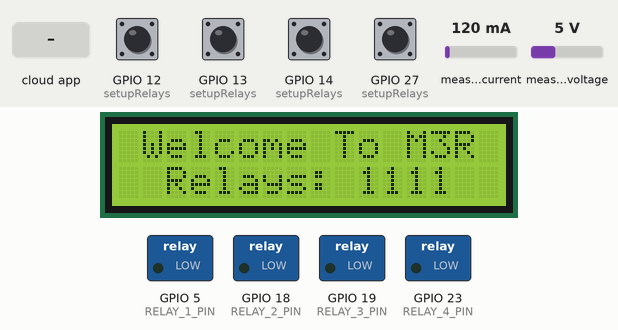
The sketch below on a simulated ESP32. On the bench: 16×2 character LCD, switched loads named in the sketch (green lamp = pin HIGH). Inputs (shaded band) come from the test bench; at power-on: GPIO 12 (setupRelays), GPIO 13 (setupRelays), GPIO 14 (setupRelays), GPIO 27 (setupRelays) HIGH, measured current 120 mA, measured voltage 5 V. WiFi joins after 1.5 s; servers stay silent unless stated; the Firebase database answers and starts empty; what the sketch prints to the serial monitor is not drawn.

Above: at 2.7 s.
2.8 s: the phone or cloud app sets node1 to 1
At 7.4 s:
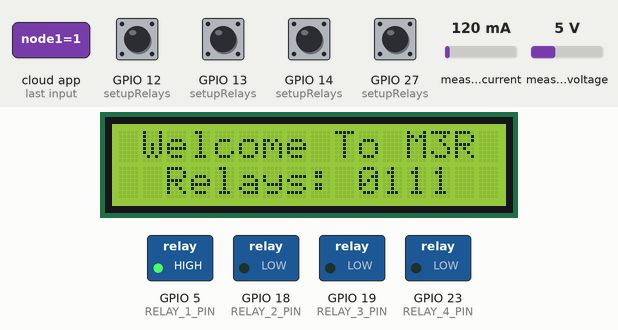
8.5 s: the phone or cloud app sets node2 to 1
At 13.3 s:
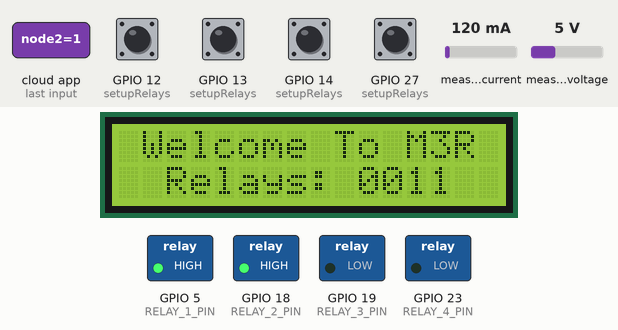
13.9 s: the phone or cloud app sets node3 to 1
At 19.0 s:
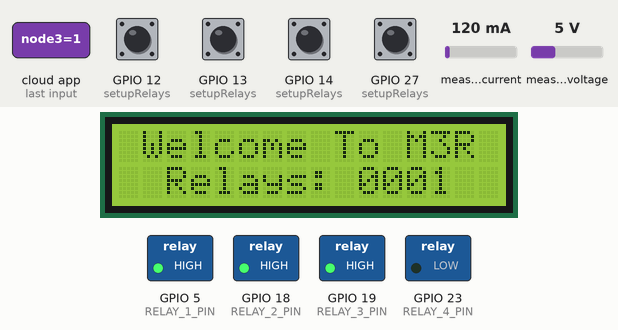
19.3 s: the phone or cloud app sets node4 to 1
At 23.8 s:
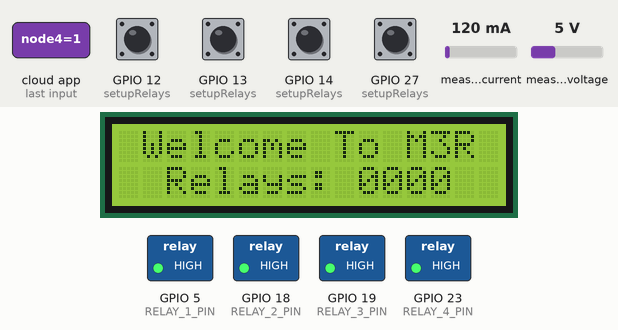
24.7 s: the phone or cloud app sets node1 to 0
At 29.7 s:
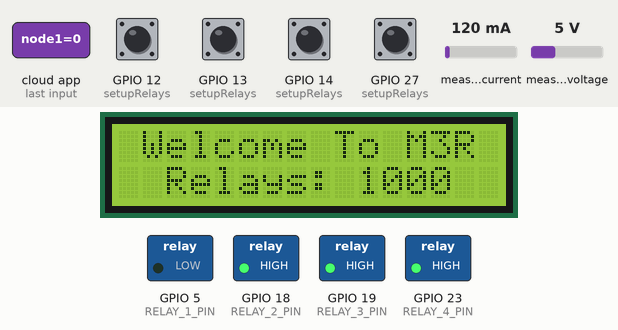
30.1 s: the phone or cloud app sets node2 to 0
At 63.8 s:
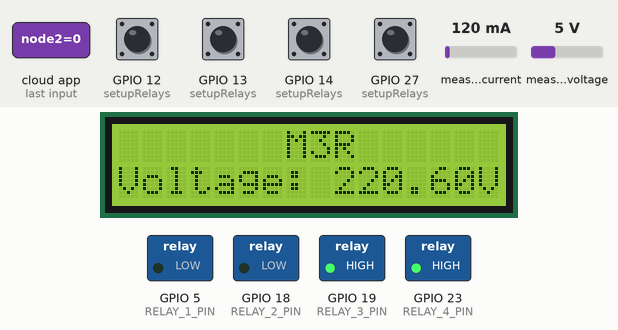
Timing chart, 0 to 65.3 s (numbered marks = the images above; inputs shaded):
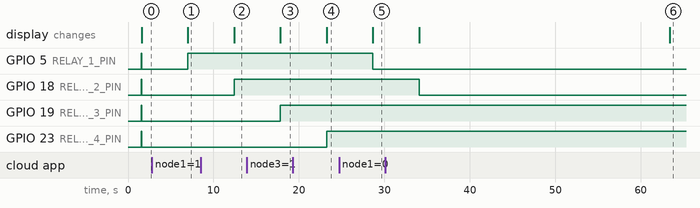

Measured:
- after the input at 2.8 s, GPIO 5 (RELAY_1_PIN): LOW → HIGH after 4.2 s; the display: changes after 4.2 s (image 1)
- after the input at 8.5 s, GPIO 18 (RELAY_2_PIN): LOW → HIGH after 3.9 s; the display: changes after 3.9 s (image 2)
- after the input at 13.9 s, GPIO 19 (RELAY_3_PIN): LOW → HIGH after 3.9 s; the display: changes after 3.9 s (image 3)
- after the input at 19.3 s, GPIO 23 (RELAY_4_PIN): LOW → HIGH after 3.9 s; the display: changes after 4.0 s (image 4)
- after the input at 24.7 s, GPIO 5 (RELAY_1_PIN): HIGH → LOW after 4.0 s; the display: changes after 4.0 s (image 5)
- after the input at 30.1 s, GPIO 18 (RELAY_2_PIN): HIGH → LOW after 4.0 s

The sketch:

lcd.ino
```cpp
#include <Wire.h>
#include <LiquidCrystal_I2C.h>
#include <WiFiManager.h>         // Include the WiFiManager library
#include "EmonLib.h"
#include <Firebase_ESP_Client.h>

//Provide the token generation process info.
#include "addons/TokenHelper.h"
//Provide the RTDB payload printing info and other helper functions.
#include "addons/RTDBHelper.h"

EnergyMonitor emon;
float voltage;
float current;
float power;
float kWh = 0;
unsigned long lastmillis = 0;
unsigned long sendDataPrevMillis = 0;
unsigned long lastPrintMillis = 0;

#define RELAY_1_PIN 5 //23
#define RELAY_2_PIN 18 //22
#define RELAY_3_PIN 19 //21
#define RELAY_4_PIN  23 //19

int node1 = 0; // Variable for controlling Relay 1
int node2 = 0; // Variable for controlling Relay 2
int node3 = 0; // Variable for controlling Relay 3
int node4 = 0; // Variable for controlling Relay 4

int n1 = 0; // Variable for controlling Relay 1
int n2 = 0; // Variable for controlling Relay 2
int n3 = 0; // Variable for controlling Relay 3
int n4 = 0; // Variable for controlling Relay 4

bool appNode1;
bool appNode2;
bool appNode3;
bool appNode4;

// Insert Firebase project API Key
#define API_KEY "AIzaSyDi8dAWUfuQtmzZf9Q8YZzIJBi3bWBeEmQ"

// Insert RTDB URLefine the RTDB URL */
#define DATABASE_URL "m3r-project-default-rtdb.asia-southeast1.firebasedatabase.app"

//Define Firebase Data object
FirebaseData fbdo;

FirebaseAuth auth;
FirebaseConfig config;

//unsigned long sendDataPrevMillis = 0;
//int count = 0;
bool signupOK = false;


// LCD Configuration
#define I2C_ADDR    0x27 // I2C Address for the LCD
#define LCD_COLS    16   // Number of columns in the LCD
#define LCD_ROWS    2    // Number of rows in the LCD
LiquidCrystal_I2C lcd(I2C_ADDR, LCD_COLS, LCD_ROWS);

void setupWiFi() {
  WiFiManager wifiManager;
  wifiManager.autoConnect("ESP32-AP"); // "ESP32-AP" is the default AP name
  Serial.println("Connected to Wi-Fi!");
  Serial.print("SSID: ");
  Serial.println(WiFi.SSID());
  Serial.print("Password: ");
  Serial.println(WiFi.psk());
}

void setupRelays() {
  pinMode(RELAY_1_PIN, OUTPUT);
  pinMode(RELAY_2_PIN, OUTPUT);
  pinMode(RELAY_3_PIN, OUTPUT);
  pinMode(RELAY_4_PIN, OUTPUT);

  pinMode(13, INPUT_PULLUP);
  pinMode(12, INPUT_PULLUP);
  pinMode(14, INPUT_PULLUP);
  pinMode(27, INPUT_PULLUP);

  digitalWrite(RELAY_1_PIN, HIGH);
  digitalWrite(RELAY_2_PIN, HIGH);
  digitalWrite(RELAY_3_PIN, HIGH);
  digitalWrite(RELAY_4_PIN, HIGH);
}

void readRelayStatus() {
  node1 = digitalRead(13);
  node2 = digitalRead(12);
  node3 = digitalRead(14);
  node4 = digitalRead(27);
}

void controlRelays() {
  if (node1 == 0 || appNode1 == 0) {
    digitalWrite(RELAY_1_PIN, LOW);
    n1 = 1;
  } else {
    digitalWrite(RELAY_1_PIN, HIGH);
    n1 = 0;
  }

  if (node2 == 0 || appNode2 == 0) {
    digitalWrite(RELAY_2_PIN, LOW);
    n2 = 1;
  } else {
    digitalWrite(RELAY_2_PIN, HIGH);
    n2 = 0;
  }

  if (node3 == 0 || appNode3 == 0) {
    digitalWrite(RELAY_3_PIN, LOW);
    n3 = 1;
  } else {
    digitalWrite(RELAY_3_PIN, HIGH);
    n3 = 0;
  }

  if (node4 == 0 || appNode4 == 0) {
    digitalWrite(RELAY_4_PIN, LOW);
    n4 = 1;
  } else {
    digitalWrite(RELAY_4_PIN, HIGH);
    n4 = 0;
  }
}

void setup() {
  Serial.begin(115200);
  lcd.begin();
  lcd.backlight();
  setupWiFi();
  setupRelays();
  emon.voltage(35, 106.8, 1.7); // Voltage: input pin, calibration, phase_shift
  emon.current(34, 0.52); // Current: input pin, calibration.
  lcd.setCursor(1, 0);
  lcd.print("Welcome To M3R");
  // Initialize Firebase
  /* Assign the api key (required) */
  config.api_key = API_KEY;

  /* Assign the RTDB URL (required) */
  config.database_url = DATABASE_URL;

  /* Sign up */
  if (Firebase.signUp(&config, &auth, "", "")){
    Serial.println("ok");
    signupOK = true;
  }
  else{
    Serial.printf("%s\n", config.signer.signupError.message.c_str());
  }

  /* Assign the callback function for the long running token generation task */
  config.token_status_callback = tokenStatusCallback; //see addons/TokenHelper.h

  Firebase.begin(&config, &auth);
  Firebase.reconnectWiFi(true);
}

void loop() {
  readRelayStatus();
  controlRelays();

  lcd.setCursor(2, 1);
  lcd.print("Relays: ");
  lcd.print(n1);
  lcd.print(n2);
  lcd.print(n3);
  lcd.print(n4);
  delay(2000);

  emon.calcVI(20,2000);
  // voltage = emon.Vrms, 2;
  current = emon.Irms, 4;
  power = emon.apparentPower, 4;
  kWh = kWh + power * (millis() - lastmillis) / 3600000000.0; // Accumulate power usage
  // For Test
  voltage = 220.6;
  // current = 4;
  // power = 4.6;
  // kWh = 123; // Accumulate power usage
  if (millis() - lastPrintMillis >= 60000) {
    printLCD();
    lastPrintMillis = millis(); // Update the last print time
  }
  // Send data to Firebase
  if (Firebase.ready() && signupOK && (millis() - sendDataPrevMillis > 2000 || sendDataPrevMillis == 0)) {
    if (Firebase.RTDB.setFloat(&fbdo, "M3R/Voltage",voltage)){
       Serial.print("Voltage: ");
       Serial.println(voltage);
    }
    else {
      Serial.println("FAILED");
      Serial.println("REASON: " + fbdo.errorReason());
    }

    if (Firebase.RTDB.setFloat(&fbdo, "M3R/Current", current)){
       Serial.print("Current: ");
       Serial.println(current);
    }
    else {
      Serial.println("FAILED");
      Serial.println("REASON: " + fbdo.errorReason());
    }

    if (Firebase.RTDB.setFloat(&fbdo, "M3R/Power", power)){
       Serial.print("Power: ");
       Serial.println(power);
    }
    else {
      Serial.println("FAILED");
      Serial.println("REASON: " + fbdo.errorReason());
    }

    if (Firebase.RTDB.setFloat(&fbdo, "M3R/KiloWattHour", kWh)){
       Serial.print("Kilo Watt Hour: ");
       Serial.println(kWh);
    }
    else {
      Serial.println("FAILED");
      Serial.println("REASON: " + fbdo.errorReason());
    }

    // Here we are reading the value from firebase.
    if (Firebase.RTDB.getBool(&fbdo, "M3R/node1")) {
      // Reading successful, convert the string value to float
      appNode1 = fbdo.boolData();

      // Print the retrieved voltage value
      Serial.print("Status of Node1 from APP: ");
      Serial.println(appNode1);
    }
    else {
      // Reading failed, print the error reason
      Serial.println("Failed to read Status of Node1 from APP");
      Serial.println("Reason: " + fbdo.errorReason());
    }


    if (Firebase.RTDB.getBool(&fbdo, "M3R/node2")) {
      // Reading successful, convert the string value to float
      appNode2 = fbdo.boolData();

      // Print the retrieved voltage value
      Serial.print("Status of Node2 from APP: ");
      Serial.println(appNode2);
    }
    else {
      // Reading failed, print the error reason
      Serial.println("Failed to read Status of Node2 from APP");
      Serial.println("Reason: " + fbdo.errorReason());
    }

    if (Firebase.RTDB.getBool(&fbdo, "M3R/node3")) {
      // Reading successful, convert the string value to float
      appNode3 = fbdo.boolData();

      // Print the retrieved voltage value
      Serial.print("Status of Node3 from APP: ");
      Serial.println(appNode3);
    }
    else {
      // Reading failed, print the error reason
      Serial.println("Failed to read Status of Node3 from APP");
      Serial.println("Reason: " + fbdo.errorReason());
    }

    if (Firebase.RTDB.getBool(&fbdo, "M3R/node4")) {
      // Reading successful, convert the string value to float
      appNode4 = fbdo.boolData();

      // Print the retrieved voltage value
      Serial.print("Status of Node4 from APP: ");
      Serial.println(appNode4);
    }
    else {
      // Reading failed, print the error reason
      Serial.println("Failed to read Status of Node4 from APP");
      Serial.println("Reason: " + fbdo.errorReason());
    }
  }
  Serial.println("______________________________");
  delay(2000);
}
// Code for LCD
void printLCD() {
  // Clear the LCD screen
  lcd.clear();

  // Print voltage
  lcd.setCursor(7, 0);
  lcd.print("M3R");
  lcd.setCursor(0, 1);
  lcd.print("Voltage: ");
  lcd.print(voltage);
  lcd.print("V");
  delay(2000);
  lcd.clear();
  lcd.setCursor(7, 0);
  lcd.print("M3R");

  lcd.setCursor(1, 1);
  lcd.print("Current : ");
  lcd.print(current);
  lcd.print(" A");
  delay(2000);
  lcd.clear();
  lcd.setCursor(7, 0);
  lcd.print("M3R");
  // lcd.setCursor(0, 1);
  // lcd.print("                ");
  // delay(2000);

  // Print kWh
  lcd.setCursor(3, 1);
  lcd.print("kWh: ");
  lcd.print(kWh, 4);
  delay(2000);
  lcd.clear();
  lcd.setCursor(7, 0);
  lcd.print("M3R");
  // lcd.setCursor(0, 1);
  // lcd.print("                ");
  // delay(2000);

  // Print relay status
  lcd.setCursor(2, 1);
  lcd.print("Relays: ");
  lcd.print(n1);
  lcd.print(n2);
  lcd.print(n3);
  lcd.print(n4);
  delay(2000);
}
```
